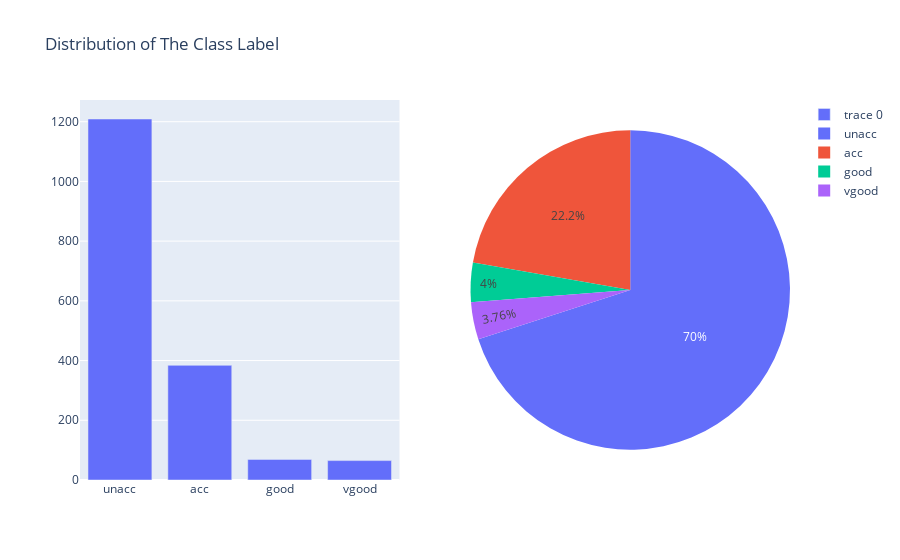

The cell this chart's notebook holds for it:
### Code cell
import plotly.graph_objects as go 
from plotly.subplots import make_subplots
count_label = data["class"].value_counts()
x = count_label.index
y = count_label.values
fig = make_subplots(rows=1 , cols=2 ,specs=[[{'type':'xy'}, {'type':'domain'}]])
fig.add_trace(go.Bar(x= x, y= y) , row=1 , col=1)
fig.add_trace(go.Pie(labels=x, values=y), row=1, col=2)
fig.update_layout(title_text="Distribution of The Class Label")
fig.show()

### Figure 1 — Plotly figure (JSON) as saved in the notebook; plotly's stock layout.template omitted (floating-point values rounded to 4 significant figures)
{"data": [{"type": "bar", "x": ["unacc", "acc", "good", "vgood"], "xaxis": "x", "y": [1209, 384, 69, 65], "yaxis": "y"}, {"domain": {"x": [0.55, 1], "y": [0, 1]}, "labels": ["unacc", "acc", "good", "vgood"], "type": "pie", "values": [1209, 384, 69, 65]}], "layout": {"title": {"text": "Distribution of The Class Label"}, "xaxis": {"anchor": "y", "domain": [0, 0.45]}, "yaxis": {"anchor": "x", "domain": [0, 1]}}}
